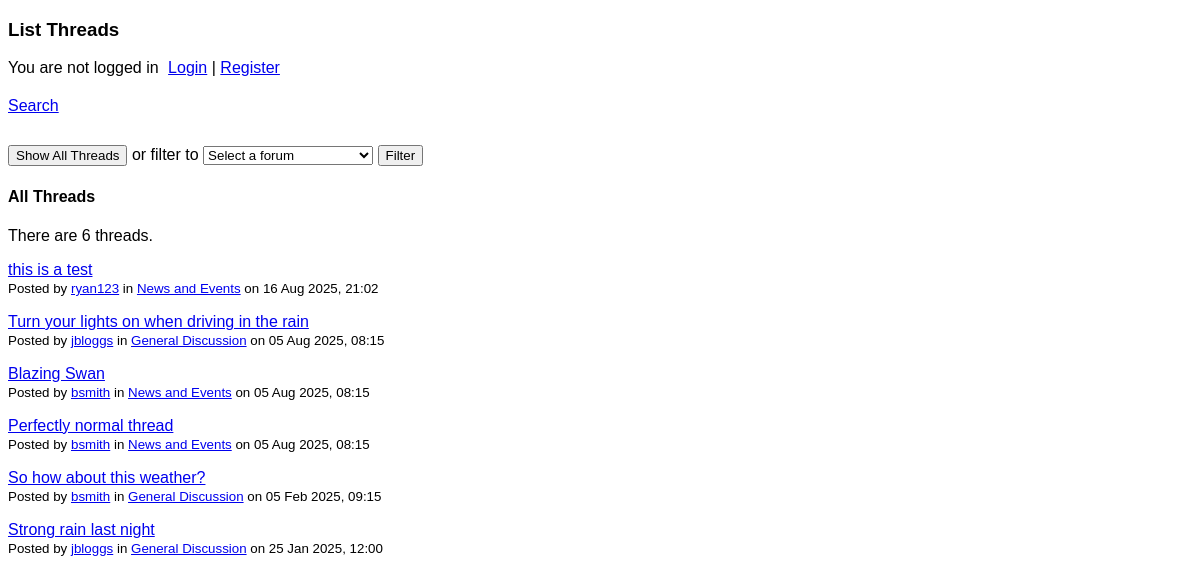
Page /list_threads.php on the earlier database version.
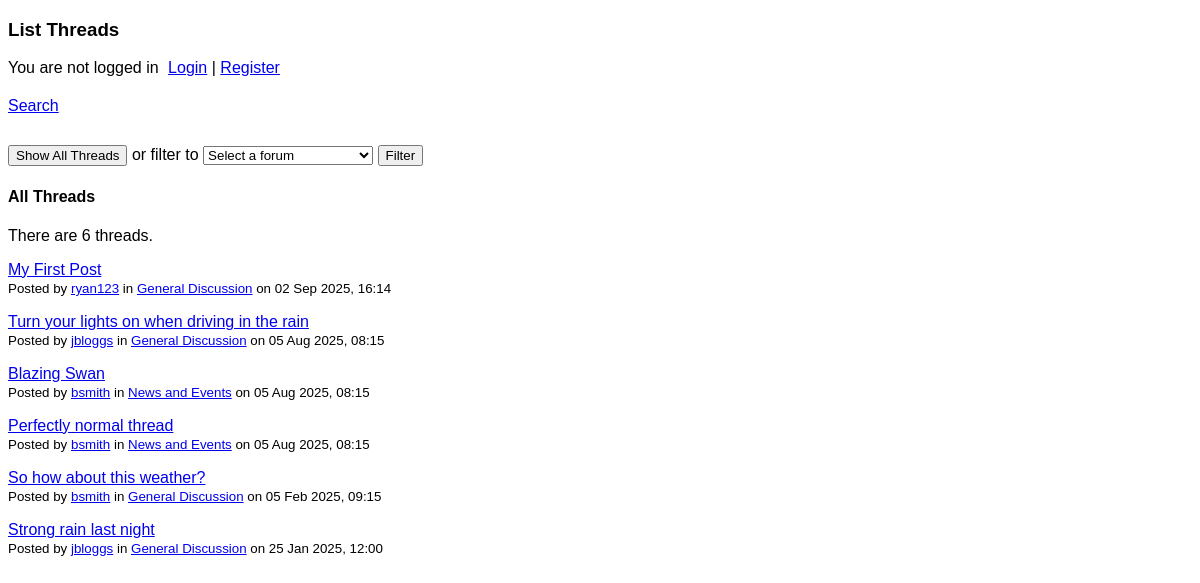
Same page on the later database version.
### tables this page shows
CREATE TABLE `thread` (
  `thread_id` int(11) NOT NULL,
  `username` varchar(20) NOT NULL,
  `forum_id` tinyint(3) UNSIGNED NOT NULL,
  `title` varchar(100) NOT NULL,
  `content` varchar(40000) NOT NULL,
  `post_date` timestamp NOT NULL DEFAULT current_timestamp() ON UPDATE current_timestamp()
);

CREATE TABLE `forum` (
  `forum_id` tinyint(3) UNSIGNED NOT NULL,
  `forum_name` varchar(50) NOT NULL
);

### list_threads.php (the view, shortened to what this page needs)
<?php
  require 'db_connect.php';
?>
<!DOCTYPE html>
<html>
  <head>
    <link rel="stylesheet" type="text/css" href="forum_stylesheet.css" />
  </head>
  <body>
    <h3>List Threads</h3>
    <?php
      if (isset($_SESSION['username']) && isset($_SESSION['access_level'])) {
        echo '<p style="display: inline; margin-right: 10px;">Welcome, ' . htmlspecialchars($_SESSION['username']) . ' (' . htmlspecialchars($_SESSION['access_level']) . ')</p>
        <a href="logout.php">Logout</a>';
      } else {
        echo '<p style="display: inline; margin-right: 5px;">You are not logged in</p>
        <a href="login.php">Login</a> |
        <a href="register_form.php">Register</a>';
      }
    ?>
    <?php
      echo '<div style="margin: 20px 0 30px"><a href="search_threads.php">Search</a>';
      if (isset($_SESSION['username']) && isset($_SESSION['access_level']) && $_SESSION['access_level'] === "admin") {
        echo ' | <a href="new_thread_form.php">New Thread</a> |
        <a href="change_access_level_form.php">Change Access Level</a> |
        <a href="view_logs.php">View Logs</a>
        </div>';
      } else if (isset($_SESSION['username'])) {
        echo ' | <a href="new_thread_form.php">New Thread</a></div>';
      } else {
        echo '</div>';
      }
    ?>
    <form name="list_threads" method="get" action="list_threads.php" >
      <p><input type="button" value="Show All Threads" onclick="window.location.href = 'list_threads.php'" /> or filter to
        <select name="forum_id">
          <option value="" selected disabled>Select a forum</option>
        </select> <input type="submit" value="Filter" />
      </p>
    </form>
    <?php
      if (isset($_GET['forum_id'])) {
        echo '<h4>'.htmlspecialchars($current_forum_name).' Threads</h4>';
        $stmt = $db->prepare("SELECT t.thread_id, t.username, t.title, UNIX_TIMESTAMP(t.post_date) AS post_date, t.forum_id, f.forum_name
                  FROM thread t
                  JOIN forum f ON t.forum_id = f.forum_id
                  WHERE t.forum_id = ?
                  ORDER BY t.post_date DESC");
        $stmt->execute( [$_GET['forum_id']] );
      } else {
        echo '<h4>All Threads</h4>';
        $stmt = $db->prepare("SELECT t.thread_id, t.username, t.title, UNIX_TIMESTAMP(t.post_date) AS post_date, t.forum_id, f.forum_name
                  FROM thread t
                  JOIN forum f ON t.forum_id = f.forum_id
                  ORDER BY t.post_date DESC");
        $stmt->execute();
      }
      $result_data = $stmt->fetchAll();
      if (count($result_data) > 0) {
        $thread_count = count($result_data);
        $thread_word = $thread_count === 1 ? 'thread' : 'threads';
        echo "<p>There " . ($thread_count === 1 ? "is" : "are") . " $thread_count $thread_word.</p>";
        foreach($result_data as $row) {
          echo '<p><a href="view_thread.php?id='.urlencode($row['thread_id']).'">'.htmlspecialchars($row['title']).'</a><br />';
          echo '<small>Posted by <a href="view_profile.php?username='.urlencode($row['username']).'">'.htmlspecialchars($row['username']).'</a>
          in <a href="list_threads.php?forum_id='.urlencode($row['forum_id']).'">'.htmlspecialchars($row['forum_name']).'</a>
          on '.date('d M Y, H:i', htmlspecialchars($row['post_date'])).'
          </small></p>';
        }
      } else {
        echo '<p>No threads posted.</p>';
      }
    ?>
  </body>
</html>

Differences in the rows shown:
removed thread: title "this is a test", username "ryan123", forum.forum_name "News and Events", post_date "16 Aug 2025, 21:02"
added thread: title "My First Post", username "ryan123", forum.forum_name "General Discussion", post_date "02 Sep 2025, 16:14"
